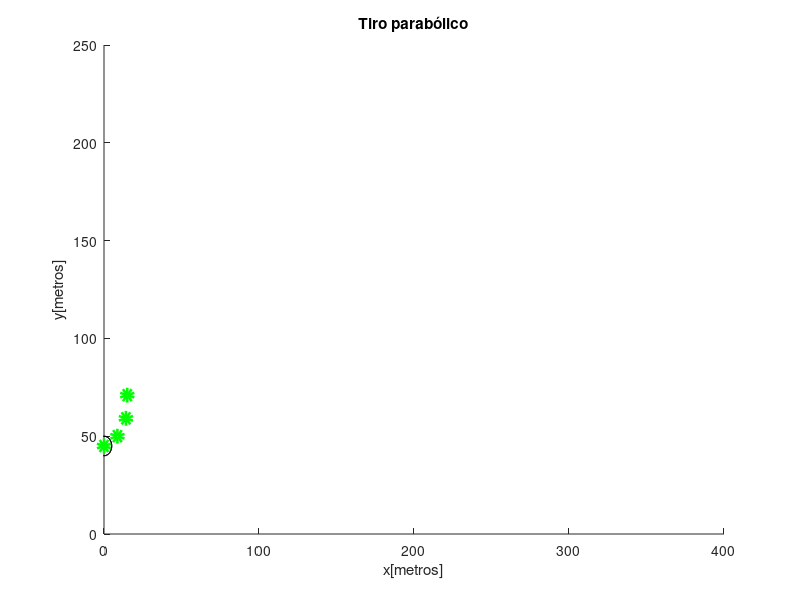

Write the MATLAB code that produced this figure. (Note: this script raises an error after producing the figure.)
close all;
clear all;
clc;
%---------
ti = 0;
tf = 30;
N = 60;
dt = (tf-ti)/N;
g = -9.81; %m/s^2
m = 15;
b = 0.13;
%--------
vi = [20 40 60];
angulo = [30 45 60];
h = 45;
i=1:3;
vx(i,1) = vi(i).*cosd(angulo);
vy(i,1) = vi(i).*sind(angulo);
x(i,1) = 0;
y(i,1) = h;

figure(1);
hold on;
axis([0 400 0 250]);
plot(x(1),y(1),'g', 'LineWidth', 5, 'Marker','o')

for n = 0:N 
    for j = i
        t(j, n+1)= ti + n*dt;
        vx(j, n+2) = vx(j,n+1)*(1-b*dt/m);
        vy(j, n+2) = vy(j,n+1)*(1-b*dt/m)+g*dt; 
        x(j, n+2) = x(j,n+1) + vx(j,n+1)*dt;
        y(j, n+2) = y(j,n+1) + vy(j,n+1)*dt;
        
        obsize = 10;
        objeto(i) = rectangle('Position', [x(j, n+1)-obsize/2, y(j,n+1)-obsize/2, obsize, obsize], 'curvature', [1,1]);
    end
    for j = 1:3
        x_plot = x(j,n+2);
        y_plot = y(j, n+2);

        trayectoria = plot(x_plot, y_plot, 'g', 'LineWidth', 5, 'Marker','o');
        title('Tiro parabólico');
        xlabel('x[metros]');
        ylabel('y[metros]');
    end
    pause(0.05);

    for j=1:3
        object = objeto(j);
        delete(object);
    end
end